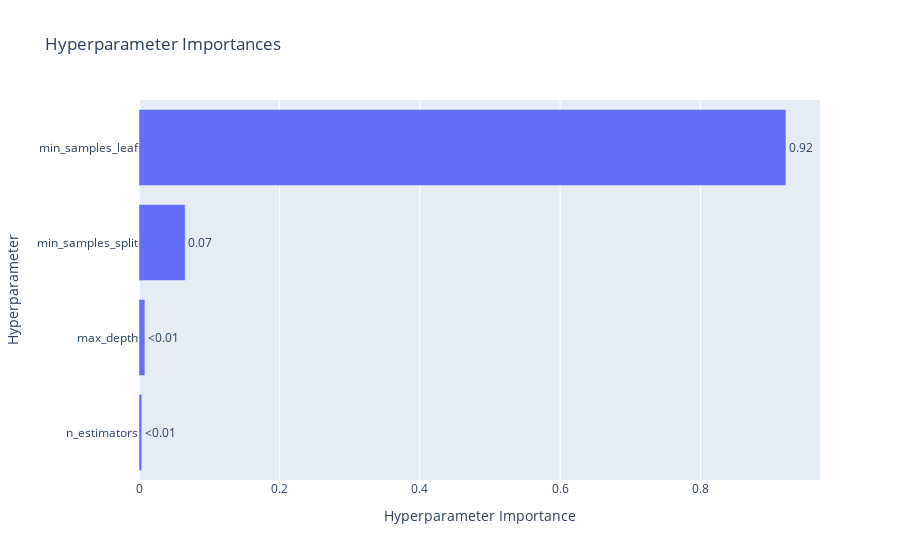

The notebook cell saved with this chart:
### Code cell
optuna.visualization.plot_param_importances(study).show()

### Figure 1 — Plotly figure (JSON) as saved in the notebook; plotly's stock layout.template omitted (floating-point values rounded to 4 significant figures)
{"data": [{"cliponaxis": false, "hovertemplate": ["n_estimators (IntDistribution): 0.003928123009604661<extra></extra>", "max_depth (IntDistribution): 0.00838520687265374<extra></extra>", "min_samples_split (IntDistribution): 0.065822472065471<extra></extra>", "min_samples_leaf (IntDistribution): 0.9218641980522705<extra></extra>"], "name": "Objective Value", "orientation": "h", "text": ["<0.01", "<0.01", "0.07", "0.92"], "textposition": "outside", "type": "bar", "x": [0.003928, 0.008385, 0.06582, 0.9219], "y": ["n_estimators", "max_depth", "min_samples_split", "min_samples_leaf"]}], "layout": {"title": {"text": "Hyperparameter Importances"}, "xaxis": {"title": {"text": "Hyperparameter Importance"}}, "yaxis": {"title": {"text": "Hyperparameter"}}}}
